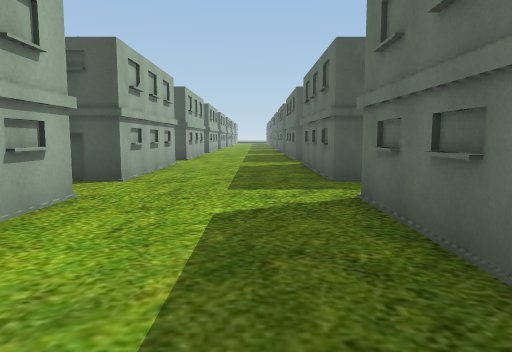
view 1 (above)

24 first-person views from a walk through a Unity game level. The camera is 1.2 m above the floor, tilts 6° down and sees 70° across. The floor is counted in squares, 2 m on a side. Each view is taken from the middle of a square. On the plan, view 1 faces up. The plan holds only what a view shows up to about 10 squares ahead; the rest is blank. The place goes on beyond the plan. The player is left out. Some surface patterns are stand-ins.

view 2
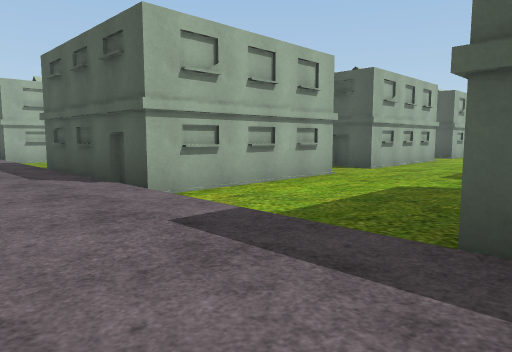

view 3
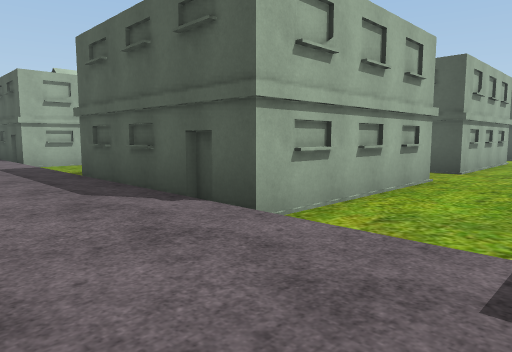

view 4
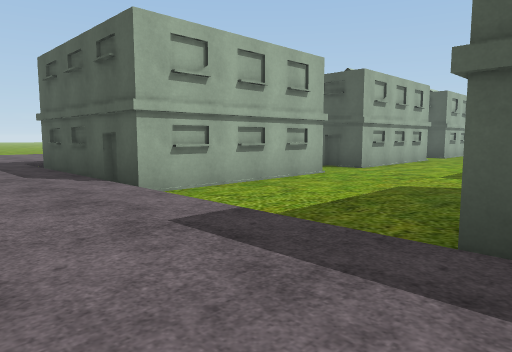

view 5
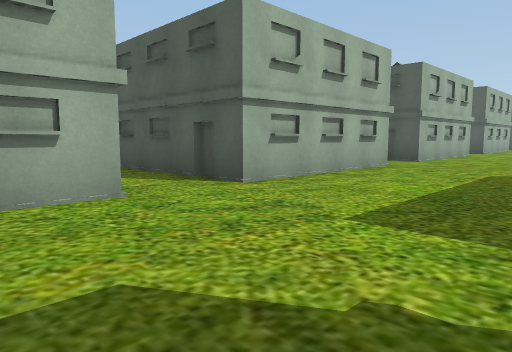

view 6
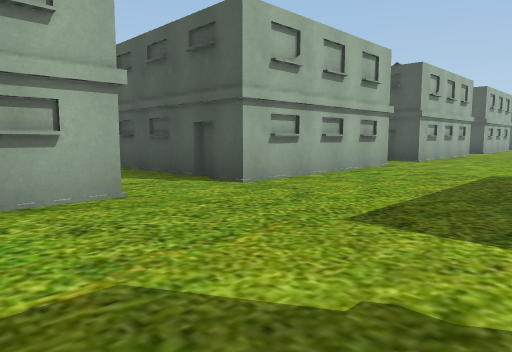

view 7
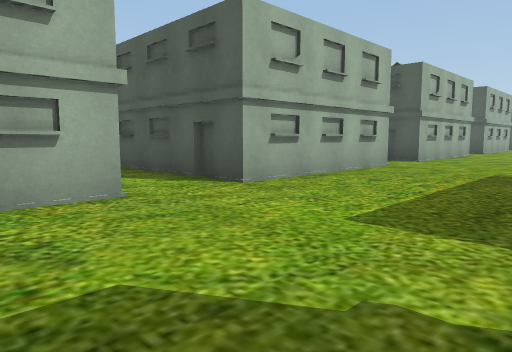

view 8
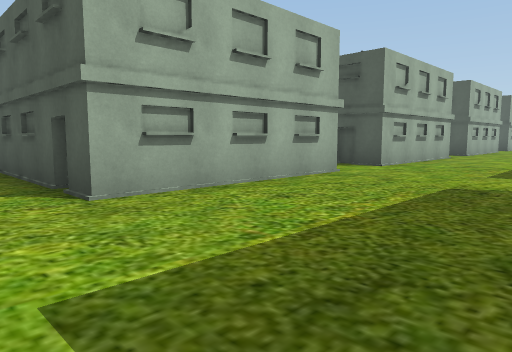

view 9
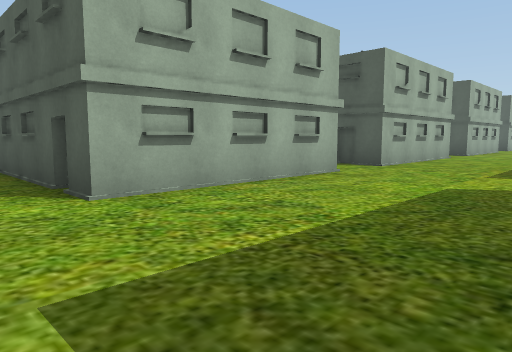

view 10
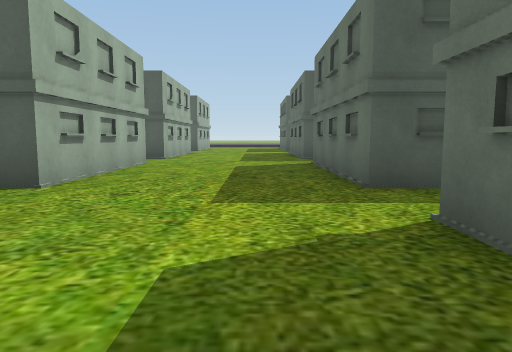

view 11
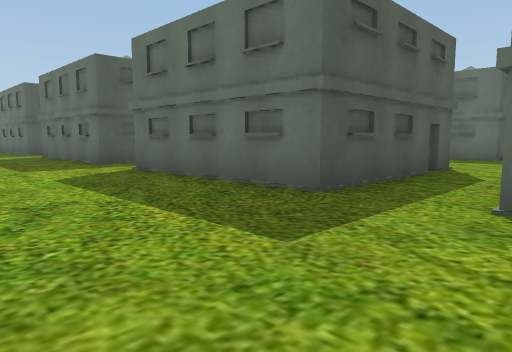

view 12
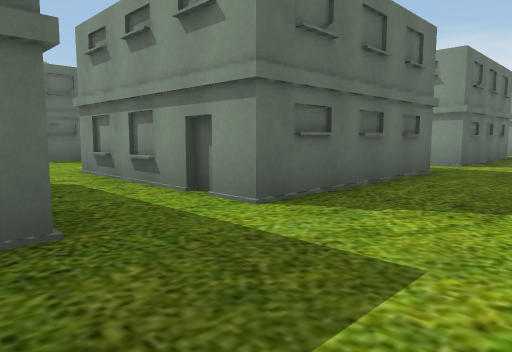

view 13
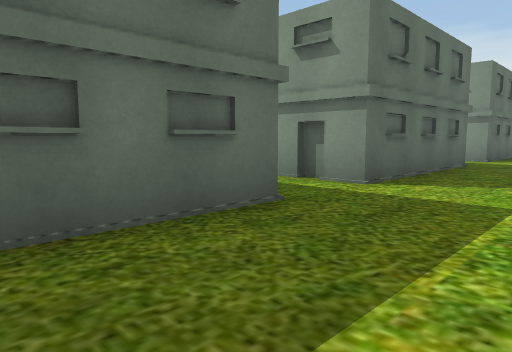

view 14
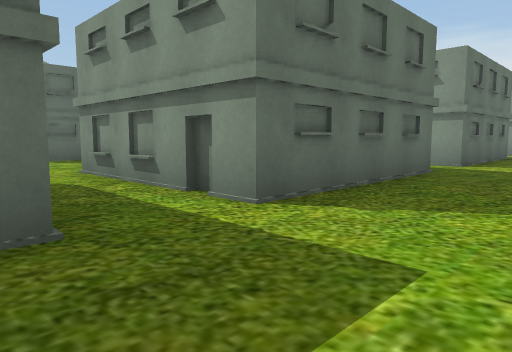

view 15
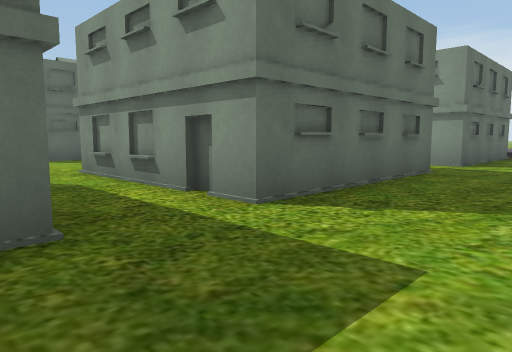

view 16
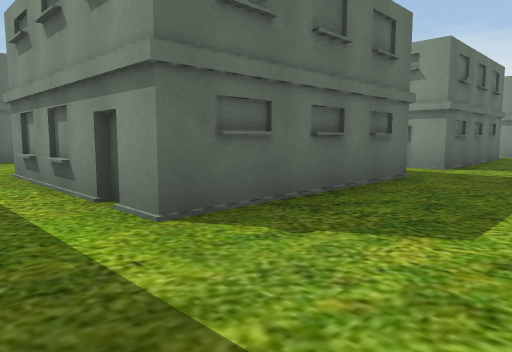

view 17
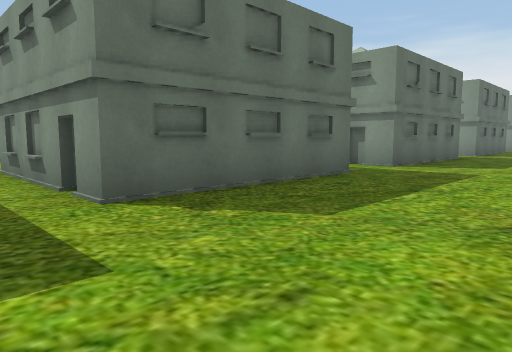

view 18
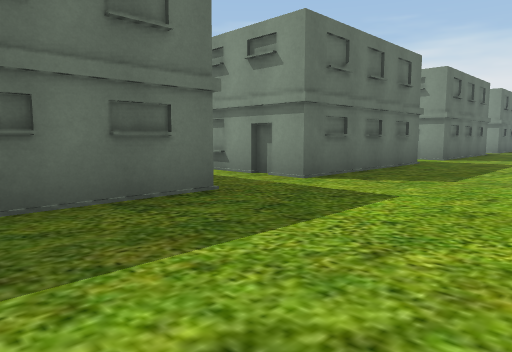

view 19
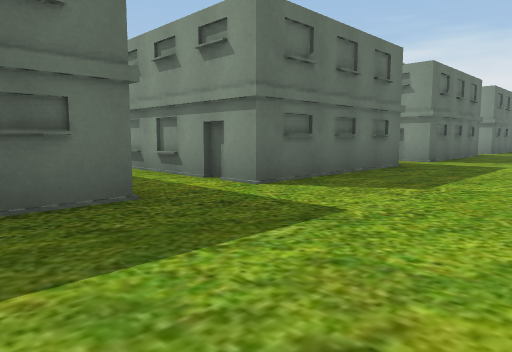

view 20
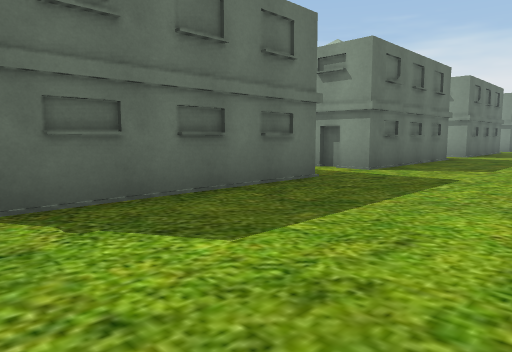

view 21
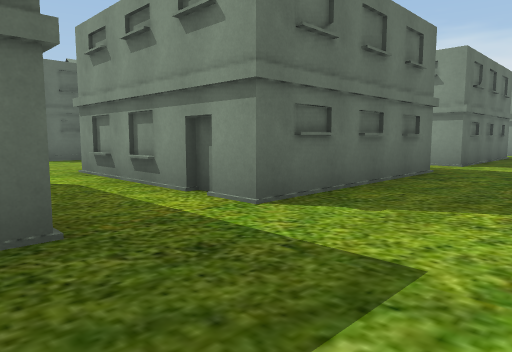

view 22
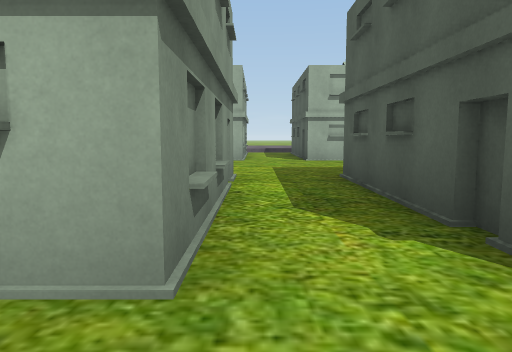

view 23
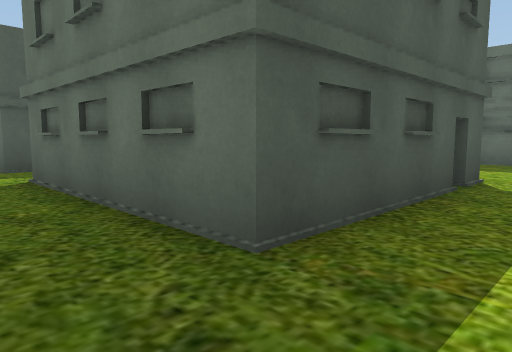

view 24
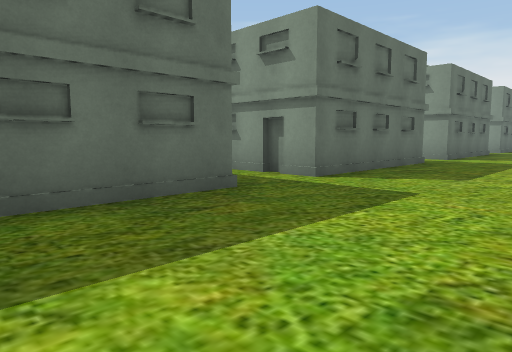

### Floor plan
Key: @ floor where view 1 was taken; # wall or solid block; . main floor; : floor 0.25 m higher than the main floor; / step, stairs or slope; H house.
Columns run from 14 left of view 1 to 11 right of it. Each row starts with its distance up from view 1.
 35    .....    ....
 34    #...H    H..H
 33    #....    ....#   ....
 32    #....    ....#   ....#
 31   ##...H  ##H..H   #H..H#
 30    .....H.......H.......
 29    ........H.......H......
 28    #...H    H..H##   ...##
 27    #....    ....#    ...#
 26    #....#   ....#    ...
 25   ##...H   #H..H#    ..H
 24 H.......H.......H     ..
 23    ........H.......H  ..
 22    #...H##  H..H##    ..#
 21    #....#   ....#
 20    #....#    ...
 19   ##...H#    ..H
 18 H.......H..  ...H
 17   .........H.......H..
 16    #...H##   ..H##
 15    #....     ...#
 14    #....      ..
 13   ##...H     ..H
 12 H.......     ...H..
 11   ......     ......H..
 10    #...H    H..H##   ...#
  9    #....    ....        #
  8    #....    ....
  7   ##...H  ##H..H
  6 H.......   .....H       HH
  5   ......   H.....
  4    #...H    H..H
  3    #....    ....
  2    #....   #....
  1   ##...H  ##H..H
  0 H///////H/////@/H
 -1 :::::::::::::::::
 -2      ::::  ::::::

Positions as (right, up) in squares from view 1, and headings:
1: (0, 0), facing up
2: (2, -2), facing up-left
3: (0, -2), facing up-left
4: (-6, -2), facing up-left
5: (-7, 3), facing up-left
6: (-7, 9), facing up-left
7: (-7, 15), facing up-left
8: (-7, 17), facing up-left
9: (-7, 23), facing up-left
10: (-8, 26), facing up
11: (-10, 22), facing up-right
12: (-9, 25), facing down-right
13: (-9, 21), facing down-right
14: (-9, 19), facing down-right
15: (-1, 13), facing down-right
16: (-1, 18), facing down-right
17: (-2, 24), facing down-right
18: (-2, 27), facing down-right
19: (-2, 32), facing down-right
20: (-2, 35), facing down-right
21: (-1, 31), facing down-right
22: (-1, 29), facing left
23: (0, 29), facing up-right
24: (6, 33), facing down-right
